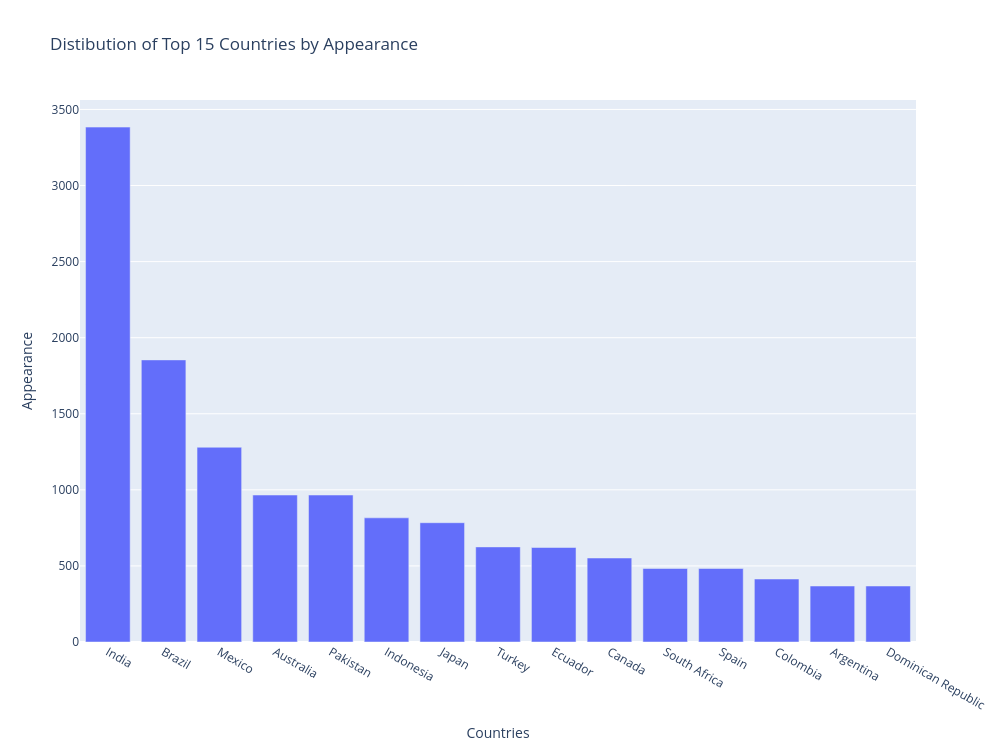

Here is the notebook cell this chart was saved with:
### Code cell
#distribution of countries/area : bar chart
area_count = df["area"].value_counts().head(15)
fig1 = px.bar(
    x = area_count.index,
    y = area_count.values,
    orientation="v",
    title = "Distibution of Top 15 Countries by Appearance"
)
fig1.update_layout(
    width=1000,
    height=750,
    xaxis_title="Countries",
    yaxis_title= "Appearance"
)

fig1.show()

### Figure 1 — Plotly figure (JSON) as saved in the notebook; plotly's stock layout.template omitted (floating-point values rounded to 4 significant figures)
{"data": [{"hovertemplate": "x=%{x}<br>y=%{y}<extra></extra>", "legendgroup": "", "marker": {"color": "#636efa", "pattern": {"shape": ""}}, "name": "", "orientation": "v", "showlegend": false, "textposition": "auto", "type": "bar", "x": ["India", "Brazil", "Mexico", "Australia", "Pakistan", "Indonesia", "Japan", "Turkey", "Ecuador", "Canada", "South Africa", "Spain", "Colombia", "Argentina", "Dominican Republic"], "xaxis": "x", "y": [3384, 1854, 1280, 966, 966, 816, 784, 625, 621, 552, 483, 483, 414, 368, 368], "yaxis": "y"}], "layout": {"barmode": "relative", "height": 750, "legend": {"tracegroupgap": 0}, "title": {"text": "Distibution of Top 15 Countries by Appearance"}, "width": 1000, "xaxis": {"anchor": "y", "domain": [0, 1], "title": {"text": "Countries"}}, "yaxis": {"anchor": "x", "domain": [0, 1], "title": {"text": "Appearance"}}}}
